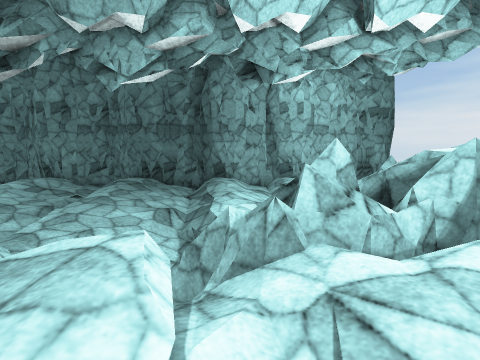
[1] (above)

16 first-person views from a walk through a 3-D level made in the Unity game engine. The camera is 1.4 m above the floor, tilts 4° down and sees 85° across. The floor is counted in squares, 1 m on a side. Each view is taken from the middle of a square. On the plan, view 1 faces up. The plan holds only what a view shows up to about 13 squares ahead; the rest is blank. The place goes on beyond the plan. The player is left out. Surface patterns are stand-ins for the level's own textures.

[2]
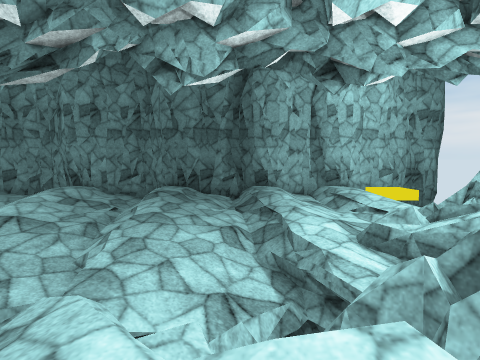

[3]
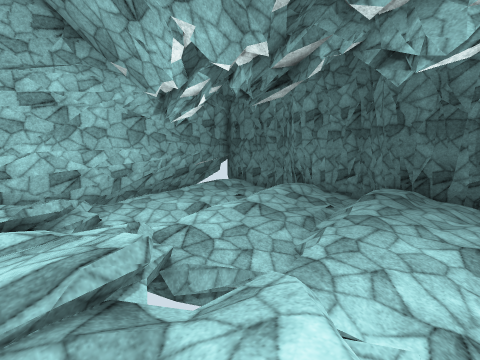

[4]
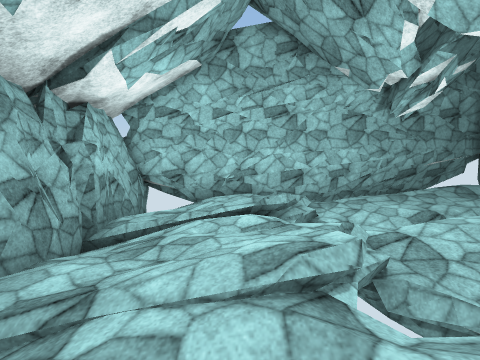

[5]
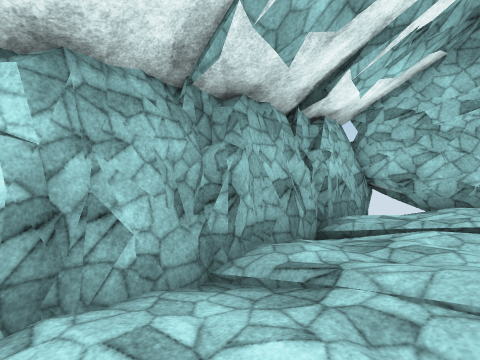

[6]
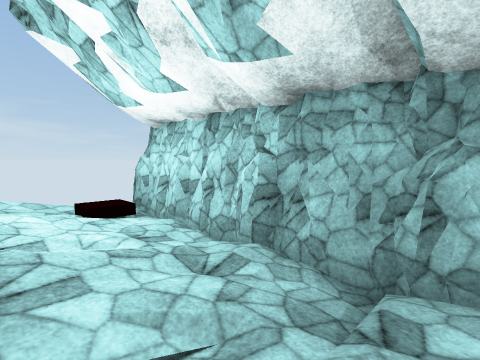

[7]
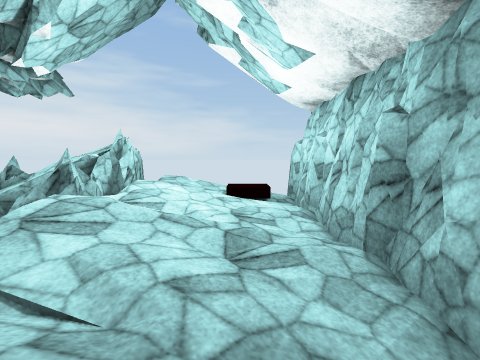

[8]
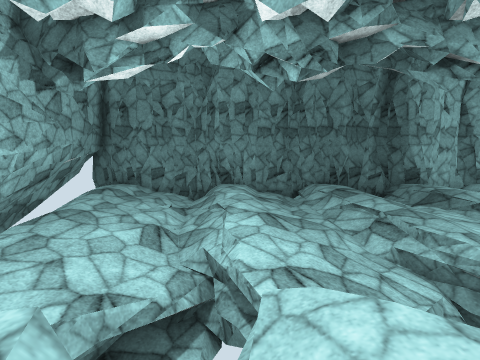

[9]
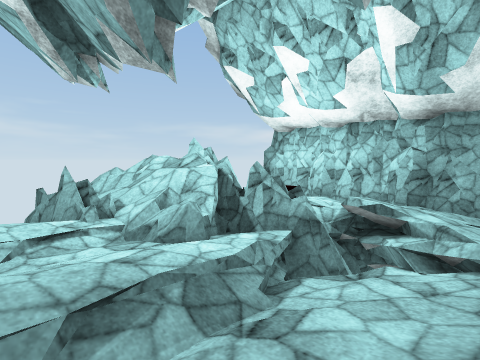

[10]
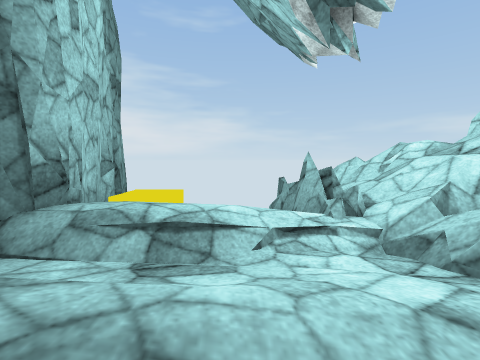

[11]
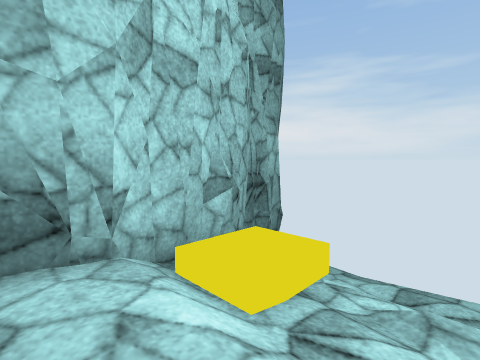

[12]
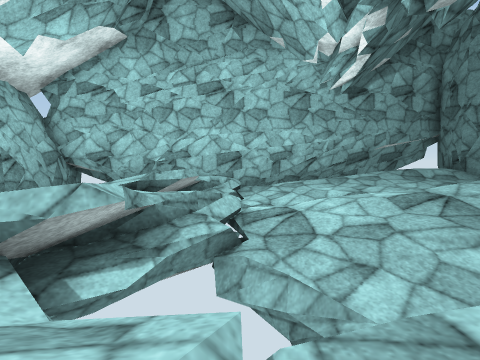

[13]
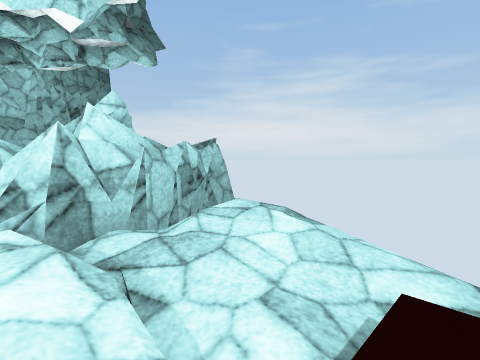

[14]
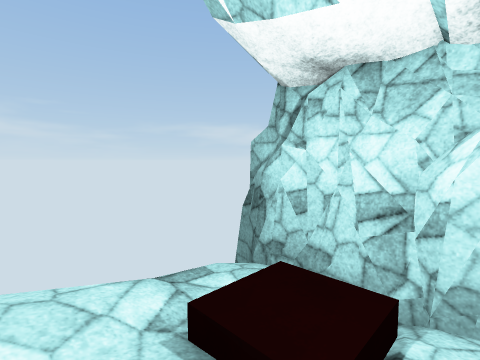

[15]
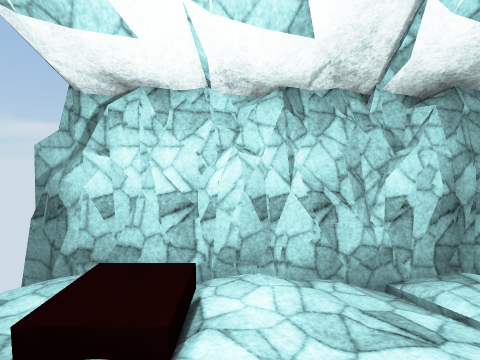

[16]
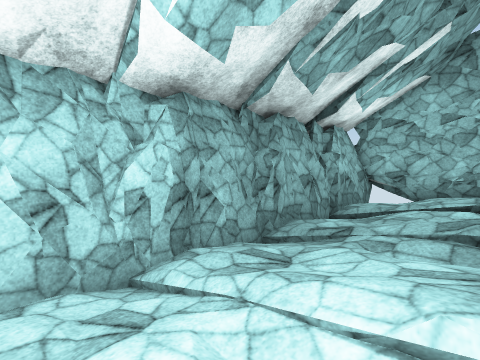

### Floor plan
Key: @ floor where view 1 was taken; # wall or solid block; x gap in a wall; . main floor; : floor 0.25 m higher than the main floor; - floor 0.25 m lower than the main floor; + floor 0.5 m higher than the main floor; _ floor 0.5 m lower than the main floor; * floor 0.75 m higher than the main floor; < floor 0.75 m lower than the main floor; % floor 1 m higher than the main floor; ( floor 1 m lower than the main floor; & floor 1.25 m higher than the main floor; $ floor 1.5 m higher than the main floor; / step, stairs or slope; = window, fence, low wall or low ledge; ^ raised ledge; v drop or lower ground.
Columns run from 16 left of view 1 to 8 right of it. Each row starts with its distance up from view 1.
 14 ########### ### #########
 13 ####//###/###:###:###  /(
 12 #/+:///+://+/./+/:/+++//(
 11 #/+:/-/+://+///+/://:.//(
 10 ##+:.//+:.///./////+:. <<
  9 ##+:.//+:.//:.//:./+  ^#
  8 ##::.//:/.//:.//:.//xx##
  7 ##:/.//:///.:.//::/++*##
  6  # ./_v../_-.///.===%%#
  5  # --_v --<v.//v./x&$$#
  4  # //   -_  //vv=#######
  3  #     /:. #//vv/==####
  2  #//  ///++/::+*//+*/++
  1  #:/: /:/:////////://:/
  0  #./://./://.:/:@:.////v
 -1  #//..///.//-...-...++/v
 -2  #/ /../-/.///..//..==.-
 -3  #///////////-////////-#
 -4  ########################

Positions as (right, up) in squares from view 1, and headings:
1: (0, 0), facing up
2: (-2, 1), facing up
3: (-2, 1), facing up-left
4: (-2, 1), facing left
5: (-1, 1), facing down-left
6: (-6, 2), facing down-right
7: (-6, -1), facing right
8: (-9, 1), facing up
9: (-4, 10), facing down-right
10: (-2, 10), facing right
11: (2, 10), facing up-right
12: (-3, 4), facing left
13: (3, -1), facing up-right
14: (3, 1), facing down-right
15: (3, 2), facing down
16: (2, 2), facing down-left
